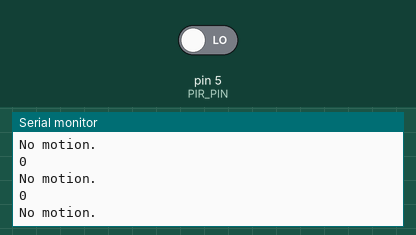
Bench run of a sketch on a simulated Arduino Uno, built with avr-gcc and run on an emulated ATmega328P. On the bench: the last lines printed to the serial monitor. The inputs (shaded band) are chosen by the test bench; at power-on: pin 5 (PIR_PIN) LOW.

Above: at 1.2 s.
1.3 s: pin 5 (PIR_PIN) driven HIGH
At 1.31 s:
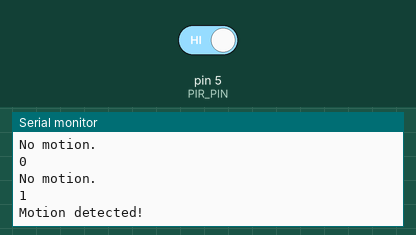
At 3.61 s:
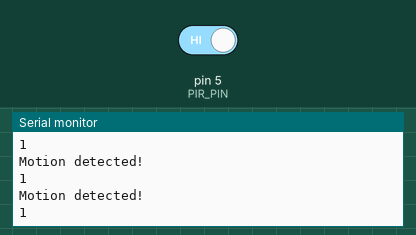

The sketch:

PIR.ino
```cpp
#define PIR_PIN 5  // GPIO connected to the PIR sensor output

void setup() {
  Serial.begin(9600);        // Initialize serial communication
  pinMode(PIR_PIN, INPUT);     // Set PIR pin as input
}

void loop() {
  int pirState = digitalRead(PIR_PIN);  // Read PIR sensor state
  Serial.print(pirState);
  Serial.print("\n");
  if (pirState == HIGH) {
    Serial.println("Motion detected!"); // If motion is detected
  } else {
    Serial.println("No motion.");       // If no motion is detected
  }
  delay(100);  // Delay for readability
}
```

Measured:
- after the input at 1.3 s, the serial monitor: prints a new line at once (image 1)
